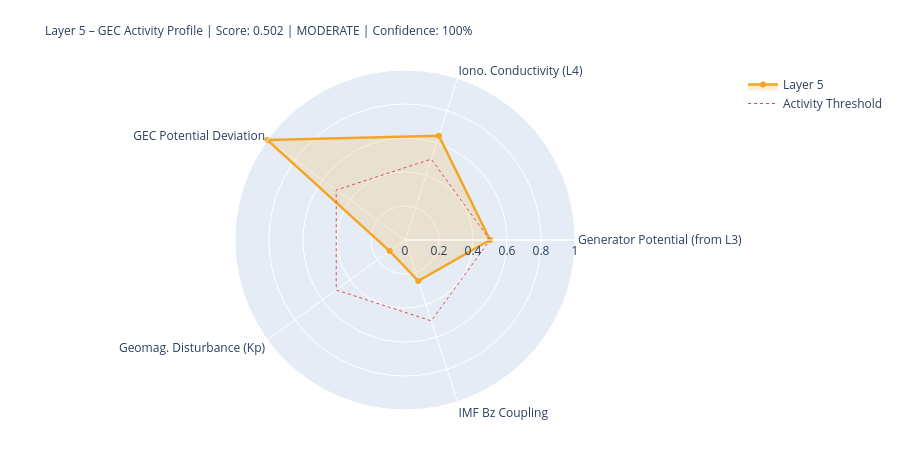

Write notebook code for a chart like this one.
### Markdown cell above
---
## 5. State Assessment & Handoff to Layer 6

### Code cell
# ============================================================
# LAYER-5-SCORE
# ============================================================

# Components
# 1) Generator activity (Layer-3-driven)
gen_score = norm(generator_strength, 0.3, 2.0)
gen_src   = 'from_layer3' if l3_thunder_score is not None else 'estimated'

# 2) Ionospheric conductivity (Layer-4-driven)
iono_score = norm(iono_cond_factor, 0.7, 1.4)
iono_src   = 'from_layer4' if l4_ioniz is not None else 'estimated'

# 3) GEC potential deviation from reference
pot_score = norm(abs(delta_V_pct), 0, 30)  # 0 = at reference, 1 = 30% deviation
pot_src   = 'derived'

# 4) Geomagnetic disturbance (Kp) – modulates vertical currents
kp_score = norm(kp_val, 0, 9)
kp_src   = 'primary' if kp_now is not None else 'from_layer4'

# 5) IMF Bz coupling (southward = stronger M-I coupling → GEC influence)
bz_score = norm(-(bz_now or 0), -5, 30) if bz_now is not None else None
bz_src   = 'primary' if bz_now is not None else 'missing'

COMPONENTS = {
    'Generator Potential (from L3)':  {'score': gen_score,   'source': 'derived_from_layer3', 'dynamic': True},
    'Iono. Conductivity (L4)':      {'score': iono_score,  'source': iono_src, 'dynamic': True},
    'GEC Potential Deviation':      {'score': pot_score,   'source': pot_src,  'dynamic': True},
    'Geomag. Disturbance (Kp)':         {'score': kp_score,    'source': kp_src,   'dynamic': True},
    'IMF Bz Coupling':               {'score': bz_score,    'source': bz_src,   'dynamic': True},
}

available   = {k: v['score'] for k, v in COMPONENTS.items() if v['score'] is not None}
unavailable = [k for k, v in COMPONENTS.items() if v['score'] is None]
layer5_score = round(sum(available.values()) / len(available), 4) if available else None
confidence   = round(len(available) / len(COMPONENTS), 2)
level = ('unknown' if layer5_score is None
         else 'quiet'   if layer5_score < 0.3
         else 'moderate' if layer5_score < 0.6
         else 'active')
dominant_l5 = max(available, key=available.get) if available else 'none'

# Kp consistency: separate 1-min raw value from score value
kp_1m_raw   = kp_now          # directly from API (can be 0.0 during live measurement)
kp_for_score = kp_val          # from Layer-0 context or estimated value if needed
kp_score_src = kp_src

W = 68
print('=' * W)
print('LAYER 5 – GLOBAL ELECTRIC CIRCUIT – STATE ASSESSMENT')
print('=' * W)
for name, comp in COMPONENTS.items():
    s = comp['score']
    if s is not None:
        bar = '█' * int(s*20) + '░' * (20-int(s*20))
        print(f'  {name:<34} {bar}  {s:.3f}  [{comp["source"]}]')
    else:
        print(f'  {name:<34} {"─"*20}  n/a   [missing]')
print('-' * W)
print(f'  Score:         {layer5_score:.3f}  ({len(available)}/{len(COMPONENTS)} components)')
print(f'  Confidence:    {confidence:.0%}')
print(f'  Level:         {level.upper()}')
print(f'  Dominant:      {dominant_l5}')
print(f'  V_iono:        {V_iono_mod:.1f} kV  (Δ {delta_V_pct:+.1f}% vs. Ref)')
print(f'  I_total:       {I_total_mod:.1f} A   (Δ {delta_I_pct:+.1f}% vs. Ref)')
print('=' * W)

# Radar
cats   = list(available.keys())
vals_r = list(available.values())
if len(cats) >= 3:
    fig = go.Figure()
    fig.add_trace(go.Scatterpolar(
        r=vals_r + [vals_r[0]], theta=cats + [cats[0]],
        fill='toself', fillcolor='rgba(242,166,35,0.18)',
        line=dict(color='#F2A623', width=2.5), name='Layer 5'
    ))
    fig.add_trace(go.Scatterpolar(
        r=[0.5]*(len(cats)+1), theta=cats+[cats[0]],
        line=dict(color='#E24B4A', dash='dot', width=1),
        mode='lines', name='Activity Threshold'
    ))
    fig.update_layout(
        title=dict(
            text=f'Layer 5 – GEC Activity Profile | Score: {layer5_score:.3f} | {level.upper()} | Confidence: {confidence:.0%}',
            font=dict(size=12)
        ),
        polar=dict(radialaxis=dict(visible=True, range=[0,1])),
        height=450, showlegend=True,
        margin=dict(l=80, r=80, t=70, b=40)
    )
    fig.show()

### Figure 1 — Plotly figure (JSON) as saved in the notebook; plotly's stock layout.template omitted (floating-point values rounded to 4 significant figures)
{"data": [{"fill": "toself", "fillcolor": "rgba(242,166,35,0.18)", "line": {"color": "#F2A623", "width": 2.5}, "name": "Layer 5", "r": [0.5, 0.6454, 1.0, 0.1111, 0.2537, 0.5], "theta": ["Generator Potential (from L3)", "Iono. Conductivity (L4)", "GEC Potential Deviation", "Geomag. Disturbance (Kp)", "IMF Bz Coupling", "Generator Potential (from L3)"], "type": "scatterpolar"}, {"line": {"color": "#E24B4A", "dash": "dot", "width": 1}, "mode": "lines", "name": "Activity Threshold", "r": [0.5, 0.5, 0.5, 0.5, 0.5, 0.5], "theta": ["Generator Potential (from L3)", "Iono. Conductivity (L4)", "GEC Potential Deviation", "Geomag. Disturbance (Kp)", "IMF Bz Coupling", "Generator Potential (from L3)"], "type": "scatterpolar"}], "layout": {"height": 450, "margin": {"b": 40, "l": 80, "r": 80, "t": 70}, "polar": {"radialaxis": {"range": [0, 1], "visible": true}}, "showlegend": true, "title": {"font": {"size": 12}, "text": "Layer 5 – GEC Activity Profile | Score: 0.502 | MODERATE | Confidence: 100%"}}}
